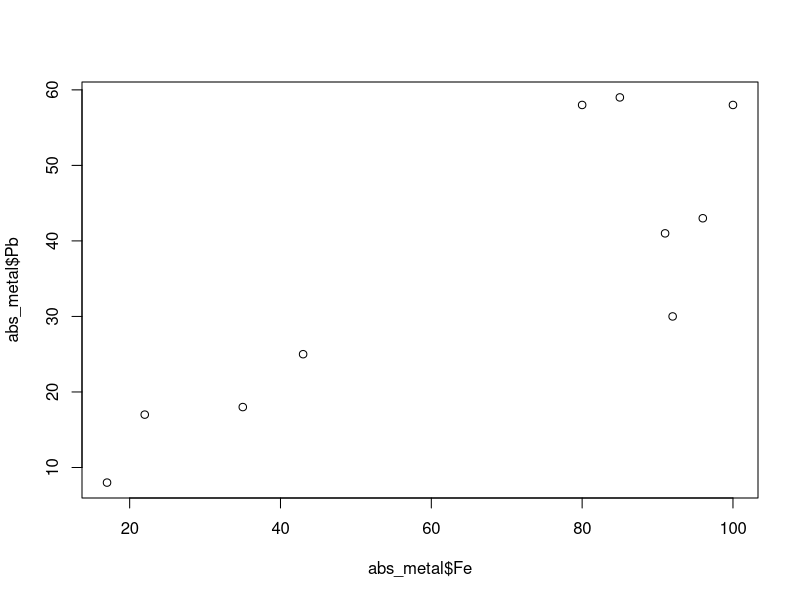
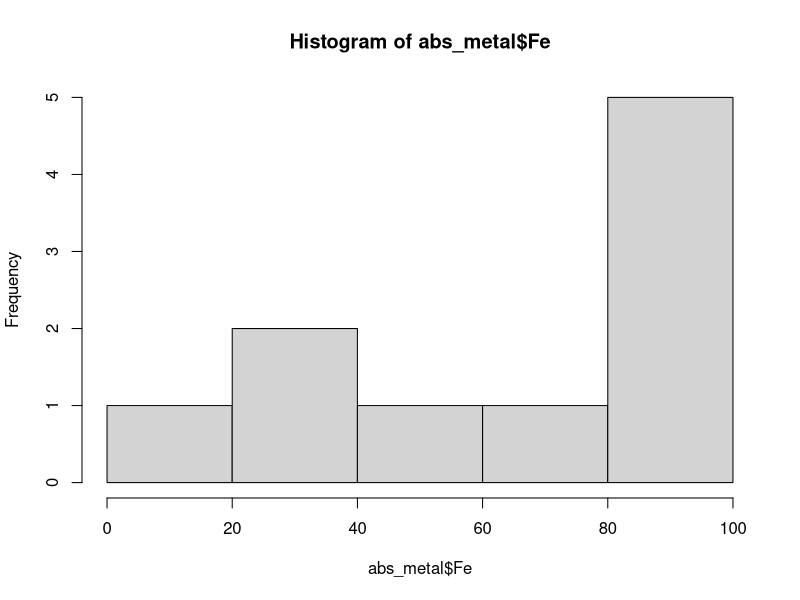
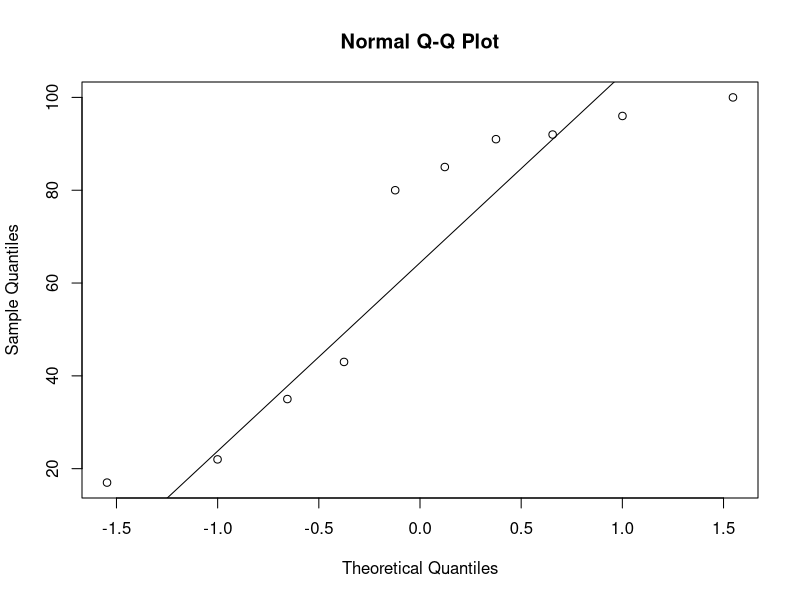
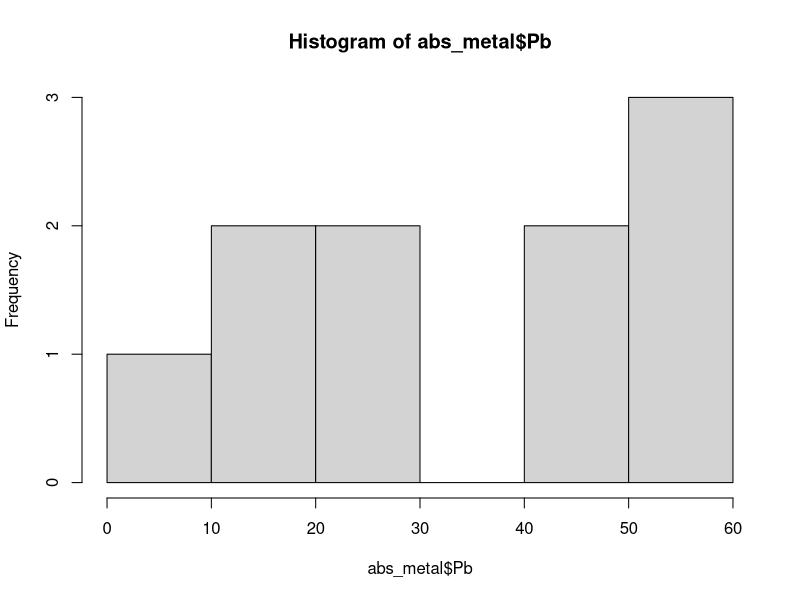
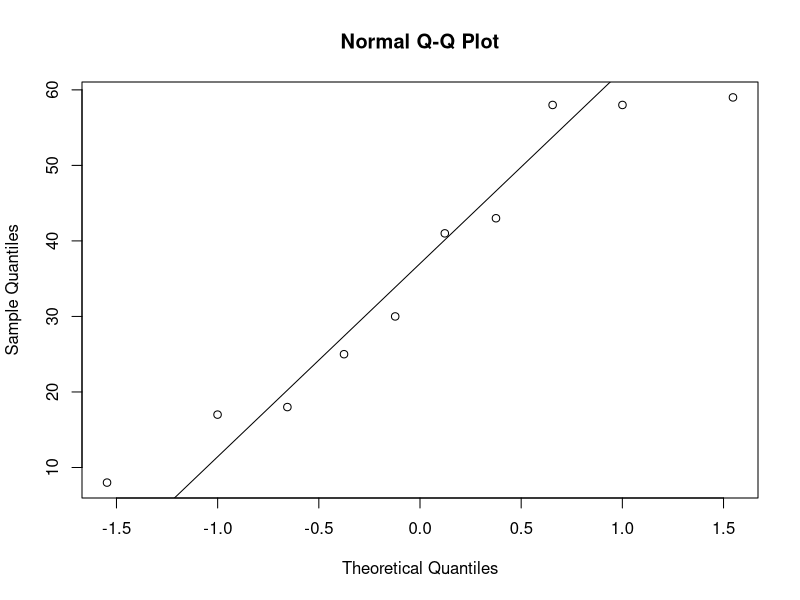
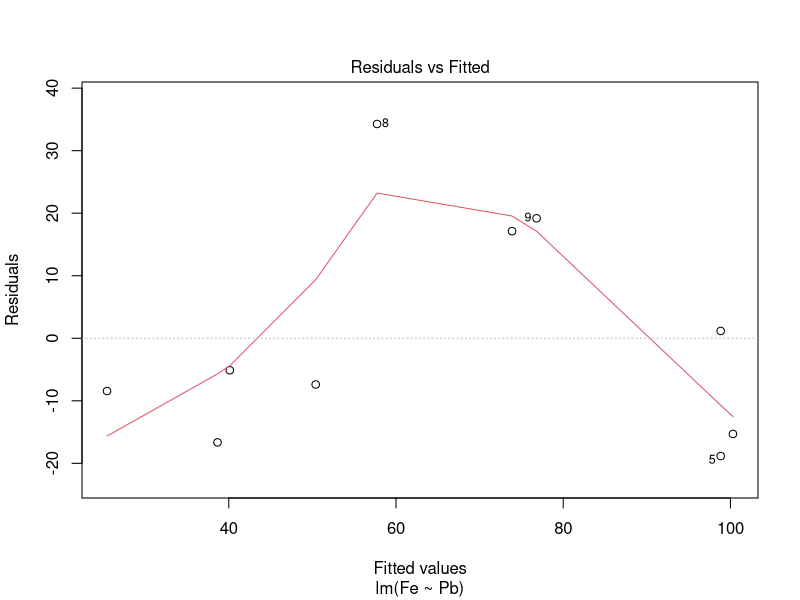
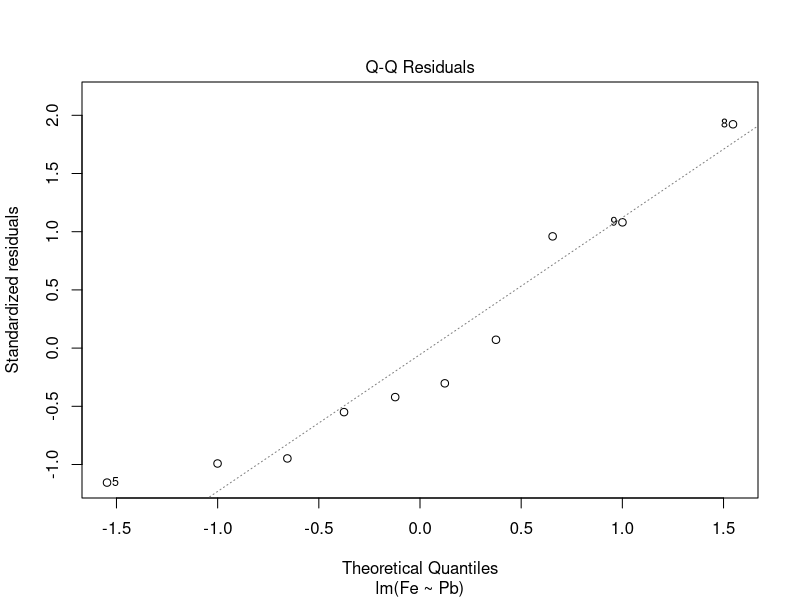
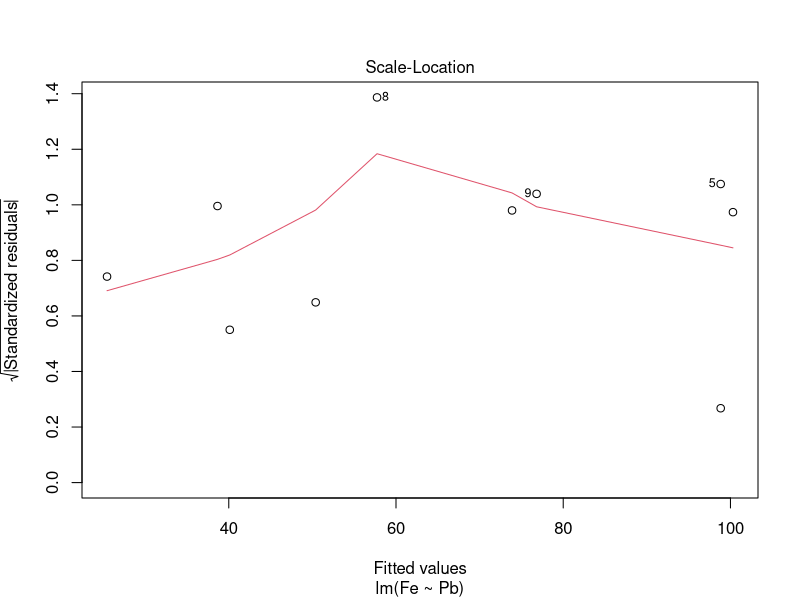

Reproduce these figures in R, in order.
# Stats uppgifter

## Fråga 13.3
ingrep.tot <- 347
ingrep.ded <- 83
ingrep.alive <- ingrep.tot - ingrep.ded

obs.tot <- 348
obs.ded <- 106
obs.alive <- obs.tot - obs.ded

pros <- data.frame(
  ingrep = c(ingrep.alive, ingrep.ded),
  observation = c(obs.alive, obs.ded)
)

chisq.test(pros)

## Fråga 14.9 ----
abs_metal <- data.frame(
  Fe = c(17,22,35,43,80,85,91,92,96,100),
  Pb = c(8, 17,18,25,58,59,41,30,43,58)
)

### a)
plot(abs_metal$Fe,
     abs_metal$Pb)
# Svar: Positiv

### b)
cor.test(abs_metal$Fe,
         abs_metal$Pb)
# Pearson's product-moment correlation
# t = 4.3927
# df = 8
# R^2 = 0.8407822

# Svar: R^2 = 0.8407822 vilket är ett starkt positivt samband

### c)
abs_metal_lm <- lm(
  Fe ~ Pb,
  data = abs_metal
)
summary(abs_metal_lm)

hist(abs_metal$Fe) # kinda skewed
qqnorm(abs_metal$Fe);qqline(abs_metal$Fe) # good

hist(abs_metal$Pb) # fine
qqnorm(abs_metal$Pb);qqline(abs_metal$Pb) # good

plot(abs_metal_lm, which = 1) # not linear?
plot(abs_metal_lm, which = 2) # good
plot(abs_metal_lm, which = 3) # not terrible
plot(abs_metal_lm, which = 4) # sad?

abs_predicted <- predict(
  abs_metal_lm,
  newdata = data.frame(Pb = 15)
)

abs_predicted
